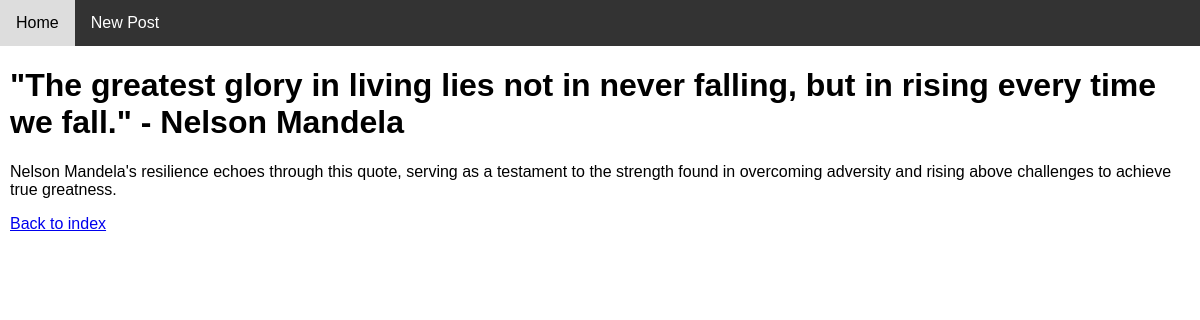
/4, run on the app's committed database.
### tables this page shows
CREATE TABLE posts (id INTEGER PRIMARY KEY AUTOINCREMENT, title TEXT NOT NULL, content TEXT NOT NULL);

### app.py (the view)
@app.route('/<int:post_id>')
def get_post(post_id):
    conn = get_db_connection()
    post = conn.execute('SELECT * FROM posts WHERE id = ?', (post_id,)).fetchone()
    conn.close()
    return render_template('post.html', post=post)

### app.py (called while the page is built)
def get_db_connection():
    conn = sqlite3.connect('database.db')
    conn.row_factory = sqlite3.Row  # Use Row as the row factory to access columns by name
    return conn

@app.before_request
def before_request():
    global initialized
    if not initialized:
        init_db()
        initialized = True
        print("Executing before the first request.")

### templates/post.html (shortened to what this page needs)
<!DOCTYPE html>
<html>
<head>
</head>
<body>
    {% include 'navbar.html' %}
    <main>
        <h1>{{ post.title }}</h1>
        <p>{{ post.content }}</p>
        <a href="{{ url_for('index') }}">Back to index</a>
    </main>
</body>
</html>

### templates/post.html (style rules this page uses)
body { font-family: Arial, sans-serif; margin: 0; padding: 0; }
main { margin-left: 10px; }

### data on the page
posts: title "\"The greatest glory in living lies not in never falling, but in rising every time we fall.\" - Nelson Mandela", content "Nelson Mandela's resilience echoes through this quote, serving as a testament to the strength found in overcoming adversity and rising above challenges to achieve true greatness."
